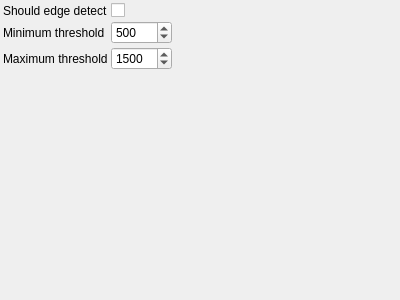
<?xml version="1.0" encoding="UTF-8"?>
<ui version="4.0">
 <class>CannyParametersControlWidget</class>
 <widget class="QWidget" name="CannyParametersControlWidget">
  <property name="geometry">
   <rect>
    <x>0</x>
    <y>0</y>
    <width>400</width>
    <height>300</height>
   </rect>
  </property>
  <property name="windowTitle">
   <string>CannyParameters</string>
  </property>
   <layout class="QGridLayout" name="gridLayout">
    <property name="margin">
     <number>3</number>
    </property>
    <property name="spacing">
     <number>3</number>
    </property>
    <item row="0" column="0">
     <widget class="QLabel" name="label_0">
       <property name="text">
         <string>Should edge detect</string>
       </property>
     </widget>
    </item>
    <item row="0" column="1">
     <widget class="QCheckBox" name="shouldEdgeDetectCheckBox">
       <property name="toolTip">
         <string>Should edge detect</string>
       </property>
     </widget>
    </item>
    <item row="1" column="0">
     <widget class="QLabel" name="label_1">
       <property name="text">
         <string>Minimum threshold</string>
       </property>
     </widget>
    </item>
    <item row="1" column="1">
     <widget class="QSpinBox" name="minimumThresholdSpinBox">
       <property name="toolTip">
         <string>Minimum threshold</string>
       </property>
       <property name="minimum">
        <number>0</number>
       </property>
       <property name="maximum">
        <number>10000</number>
       </property>
       <property name="singleStep">
        <number>1</number>
       </property>
       <property name="value">
        <number>500</number>
       </property>
     </widget>
    </item>
    <item row="2" column="0">
     <widget class="QLabel" name="label_2">
       <property name="text">
         <string>Maximum threshold</string>
       </property>
     </widget>
    </item>
    <item row="2" column="1">
     <widget class="QSpinBox" name="maximumThresholdSpinBox">
       <property name="toolTip">
         <string>Maximum threshold</string>
       </property>
       <property name="minimum">
        <number>0</number>
       </property>
       <property name="maximum">
        <number>10000</number>
       </property>
       <property name="singleStep">
        <number>1</number>
       </property>
       <property name="value">
        <number>1500</number>
       </property>
     </widget>
    </item>
   <item row="3" column="0">
    <spacer name="verticalSpacer">
     <property name="orientation">
      <enum>Qt::Vertical</enum>
     </property>
     <property name="sizeHint" stdset="0">
      <size>
       <width>0</width>
       <height>0</height>
      </size>
     </property>
    </spacer>
   </item>
   <item row="3" column="2">
    <spacer name="horizontalSpacer">
     <property name="orientation">
      <enum>Qt::Horizontal</enum>
     </property>
     <property name="sizeHint" stdset="0">
      <size>
       <width>0</width>
       <height>0</height>
      </size>
     </property>
    </spacer>
   </item>
  </layout>
 </widget>
 <layoutdefault spacing="3" margin="3"/>
 <resources/>
 <connections>
  <connection>
   <sender>shouldEdgeDetectCheckBox</sender>
   <signal>stateChanged(int)</signal>
   <receiver>CannyParametersControlWidget</receiver>
   <slot>changeParameters()</slot>
  </connection>
  <connection>
   <sender>minimumThresholdSpinBox</sender>
   <signal>valueChanged(int)</signal>
   <receiver>CannyParametersControlWidget</receiver>
   <slot>changeParameters()</slot>
  </connection>
  <connection>
   <sender>maximumThresholdSpinBox</sender>
   <signal>valueChanged(int)</signal>
   <receiver>CannyParametersControlWidget</receiver>
   <slot>changeParameters()</slot>
  </connection>
 </connections>
 <slots>
  <slot>changeParameters()</slot>
 </slots>
 <customwidgets>
 </customwidgets>
</ui>
